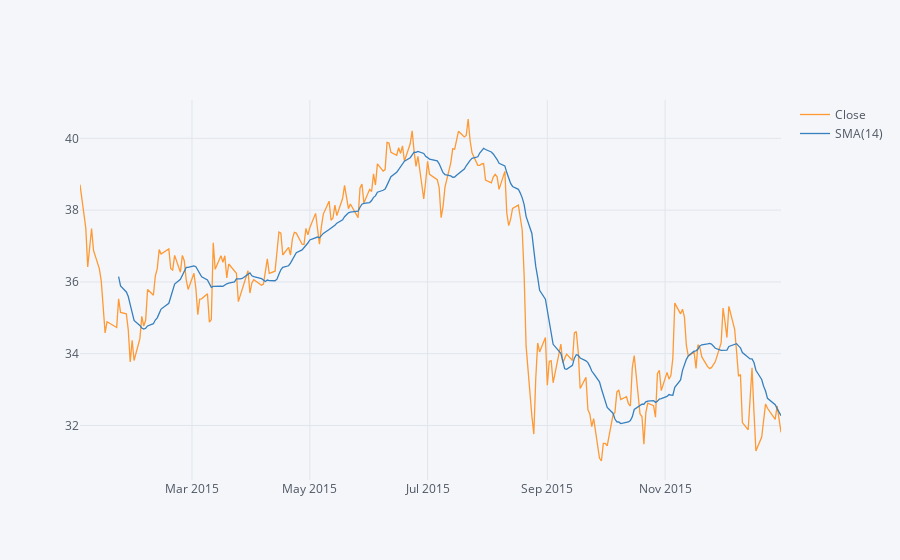

Notebook cell for this chart:
### Markdown cell above
** Use .ta_plot(study='sma') to create a Simple Moving Averages plot of Morgan Stanley for the year 2015.**

### Code cell
MS['Close'].loc['2015-01-01': '2016-01-01'].ta_plot(study='sma')

### Figure 1 — Plotly figure (JSON) as saved in the notebook; plotly's stock layout.template omitted (floating-point values rounded to 4 significant figures; data arrays with more than 128 entries replaced by an {"elided": "..."} marker saying what was removed)
{"data": [{"line": {"color": "rgba(255, 153, 51, 1.0)", "dash": "solid", "shape": "linear", "width": 1.3}, "mode": "lines", "name": "Close", "text": "", "type": "scatter", "x": {"elided": "252 str values"}, "y": {"elided": "252 float values"}}, {"line": {"color": "rgba(55, 128, 191, 1.0)", "dash": "solid", "shape": "linear", "width": 1.3}, "mode": "lines", "name": "SMA(14)", "text": "", "type": "scatter", "x": {"elided": "252 str values"}, "y": {"elided": "252 mixed values"}}], "layout": {"legend": {"bgcolor": "#F5F6F9", "font": {"color": "#4D5663"}}, "paper_bgcolor": "#F5F6F9", "plot_bgcolor": "#F5F6F9", "title": {"font": {"color": "#4D5663"}}, "xaxis": {"gridcolor": "#E1E5ED", "showgrid": true, "tickfont": {"color": "#4D5663"}, "title": {"font": {"color": "#4D5663"}, "text": ""}, "zerolinecolor": "#E1E5ED"}, "yaxis": {"gridcolor": "#E1E5ED", "showgrid": true, "tickfont": {"color": "#4D5663"}, "title": {"font": {"color": "#4D5663"}, "text": ""}, "zerolinecolor": "#E1E5ED"}}}
